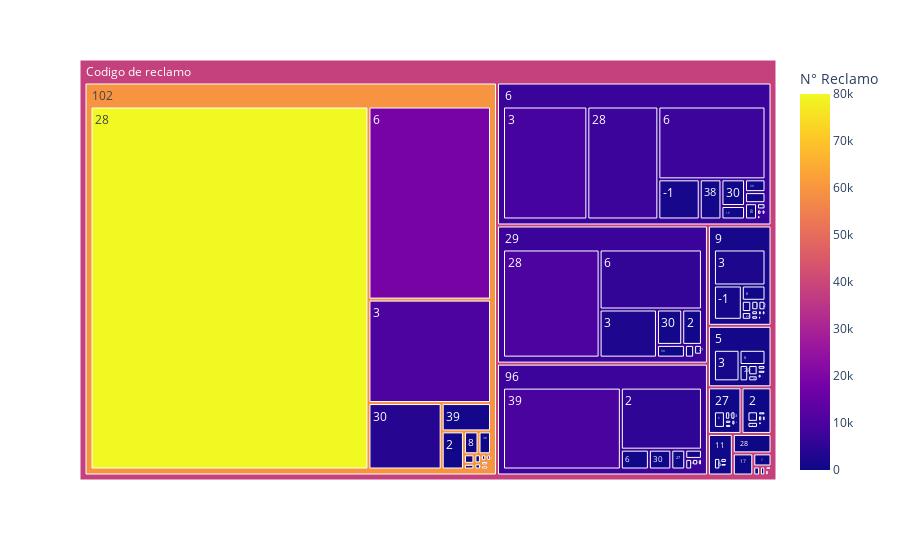

Source (notebook cell):
### Code cell
data_temp = datos_preprocessed.groupby(['Cod Servicio SBS','Cod Motivo SBS']).agg({ 'N° Reclamo': "count"})
data_temp = data_temp.sort_values(by=['N° Reclamo'], ascending = False).reset_index()

fig = px.treemap(data_temp, path=[px.Constant('Codigo de reclamo'),'Cod Servicio SBS','Cod Motivo SBS'], values='N° Reclamo',
                  color='N° Reclamo', hover_data=['Cod Servicio SBS','Cod Motivo SBS'])
fig.show()

### Figure 1 — Plotly figure (JSON) as saved in the notebook; plotly's stock layout.template omitted (floating-point values rounded to 4 significant figures; data arrays with more than 128 entries replaced by an {"elided": "..."} marker saying what was removed)
{"data": [{"branchvalues": "total", "customdata": {"elided": "217x3 mixed values"}, "domain": {"x": [0, 1], "y": [0, 1]}, "hovertemplate": "labels=%{label}<br>N° Reclamo_sum=%{value}<br>parent=%{parent}<br>id=%{id}<br>Cod Servicio SBS=%{customdata[0]}<br>Cod Motivo SBS=%{customdata[1]}<br>N° Reclamo=%{color}<extra></extra>", "ids": {"elided": "217 str values"}, "labels": {"elided": "217 str values"}, "marker": {"coloraxis": "coloraxis", "colors": {"elided": "217 float values"}}, "name": "", "parents": {"elided": "217 str values"}, "type": "treemap", "values": {"elided": "217 int values"}}], "layout": {"coloraxis": {"colorbar": {"title": {"text": "N° Reclamo"}}, "colorscale": [[0, "#0d0887"], [0.1111, "#46039f"], [0.2222, "#7201a8"], [0.3333, "#9c179e"], [0.4444, "#bd3786"], [0.5556, "#d8576b"], [0.6667, "#ed7953"], [0.7778, "#fb9f3a"], [0.8889, "#fdca26"], [1, "#f0f921"]]}, "legend": {"tracegroupgap": 0}, "margin": {"t": 60}}}
